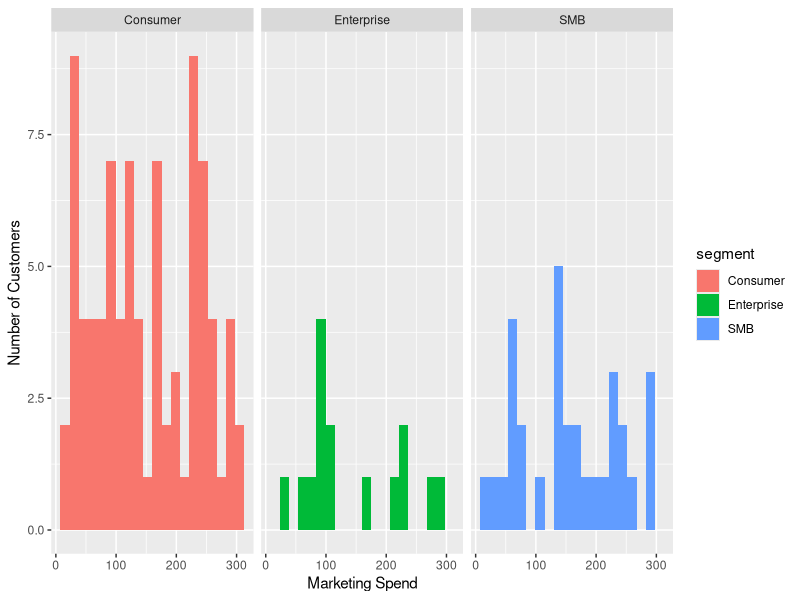
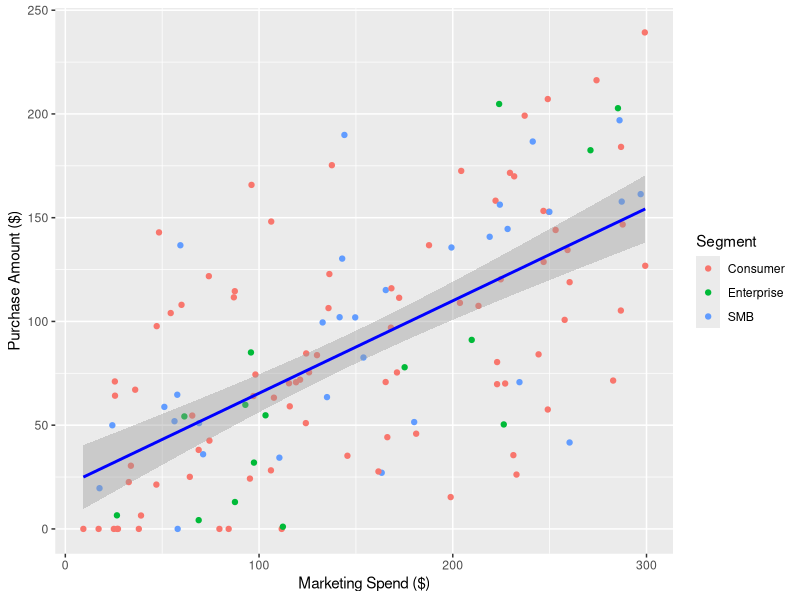
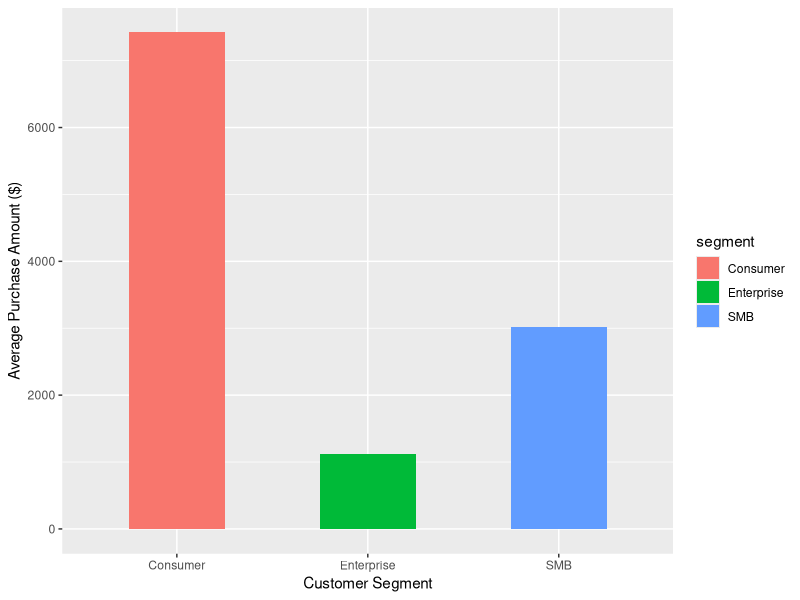

These figures' R source, in order:
## ---- chunk 1

#| include: false
#| message: false
#| warning: false

library(tidyverse)
library(knitr)
library(lubridate)
library(ggplot2)
## ---- chunk 2

#| include: false
raw_data <- read_csv("data/36831700_Isha_Mantri.csv")
processed_data <- raw_data |>
    drop_na(purchase_amount) |>    
  mutate(
signup_date = parse_date_time(signup_date, orders = c("ymd", "dmy", "mdy", "b d, Y"))) |>
  select(-notes)
   
## ---- chunk 3

nrow(processed_data)
ncol(processed_data)

## ---- chunk 4
#| label: tbl-summarytable
#| tbl-cap: "Summary of Average Spend and Purchases Across Customer Segmets"

processed_data |>
  group_by(segment) |>
  summarise(
    Customers = n(),
    Avg_spend = round(mean(marketing_spend),2),
    Avg_pur = round(mean(purchase_amount),2)
  )|>
  kable()

## ---- chunk 5
#| label: fig-marketing-distribution
#| fig-cap: "How Marketing Spend was distributed across Customer Segment"


ggplot(processed_data, aes(x=marketing_spend, fill = segment)) +
  geom_histogram(bins = 20) +
  facet_wrap(~segment) +
  labs(
    x = "Marketing Spend",
    y = "Number of Customers"
  ) 
  

## ---- chunk 6
#| label: fig-scatterplot
#| fig-cap: "Relation between Marketing Spend and Purchase Amount"

ggplot(processed_data, aes(x = marketing_spend, y = purchase_amount,colour = segment)) +
  geom_point() +
  geom_smooth(method = "lm", se = TRUE, colour = "blue") +
  labs(
    x = "Marketing Spend ($)",
    y = "Purchase Amount ($)",
    colour = "Segment"
  )

## ---- chunk 7
#| label: fig-barchart 
#| fig-cap: "Average Purchase Amount Across Customer Segments" 

processed_data <- processed_data |>
  group_by(segment) |>
  mutate(avg_pur = mean(purchase_amount, na.rm = TRUE))
ggplot(processed_data,aes(x = segment, y = avg_pur, fill = segment)) + geom_bar(stat = "identity", width = .5) + 
  labs( 
    x = "Customer Segment",
    y = "Average Purchase Amount ($)" )
